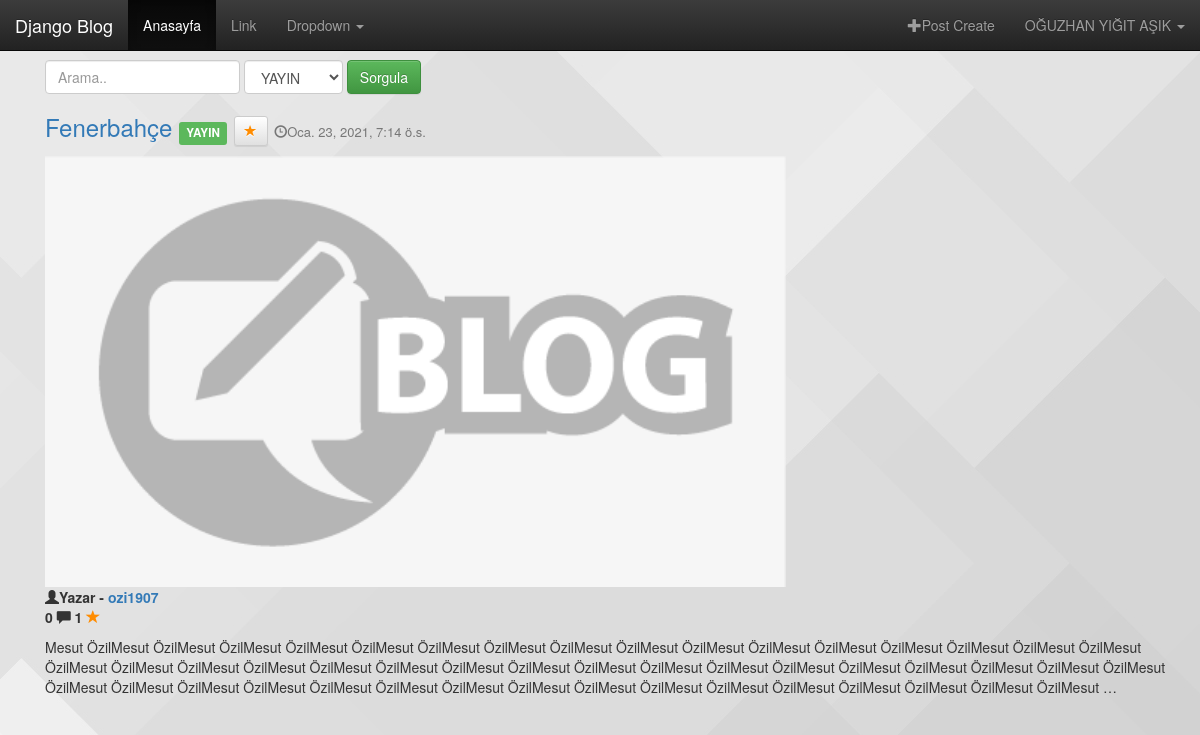
/posts/ (signed in), run on the app's committed database.
### auths/models.py (models this page shows, shortened)
class UserProfile(models.Model):
    SEX = ((None, 'Cinsiyet Seçiniz'), ('diger', 'DİGER'),
           ('erkek', 'ERKEK'), ('kadin', 'KADIN'))
    user = models.OneToOneField(
        User, null=True, blank=False, verbose_name="User", on_delete=models.CASCADE)
    bio = models.TextField(
        max_length=1000, verbose_name="Hakkımda", blank=True, null=True)
    profile_photo = models.ImageField(
        null=True, blank=True, verbose_name="Profil Fotoğrafı")
    born_time = models.DateField(
        null=True, blank=True, verbose_name="Doğum Tarihi")
    sex = models.CharField(choices=SEX, blank=True,
                           null=True, verbose_name="Cinsiyet", max_length=6)
    class Meta():
        verbose_name_plural = "Kullanici Profilleri"
    def getScreenName(self):
        user = self.user
        if user.get_full_name():
            return user.get_full_name()
        return user.username

### blog/models.py (models this page shows, shortened)
class Blog(models.Model):
    YAYIN_TASLAK = ((None, 'Lütfen birini seçiniz..'),
                    ('yayin', 'YAYIN'), ('taslak', 'TASLAK'))
    title = models.CharField(max_length=100, blank=False, null=True,
                             verbose_name='Başlık Giriniz', help_text='Başlık bilgisi burada girilir.')
    icerik = RichTextField(
        max_length=1000, verbose_name='İçerik Giriniz', blank=False, null=True)
    slug = models.SlugField(null=True, unique=True, editable=False)
    image = models.ImageField(default='default/default.png', blank=True, verbose_name='Resim', null=True,
                              help_text='Kapak Fotoğrafı Yükleyiniz', upload_to=upload_to)
    unique_id = models.CharField(max_length=100, editable=True, null=True)
    kategoriler = models.ManyToManyField(
        to=Kategori, related_name='blog', blank=True)
    createdDate = models.DateTimeField(auto_now_add=True, auto_now=False)
    yayin_taslak = models.CharField(
        choices=YAYIN_TASLAK, max_length=6, null=True, blank=False)
    user = models.ForeignKey(User, default=1, null=True,
                             on_delete=models.CASCADE, verbose_name='User', related_name='blog')
    class Meta:
        verbose_name_plural = 'Blog'
        ordering = ['-id']
    def get_absolute_url(self):
        return reverse("post-detail", kwargs={"slug": self.slug})
    def get_image(self):
        if self.image:
            return self.image.url
        else:
            return '/media/default/default.png'
    def get_yayin_taslak_html(self):
        if self.yayin_taslak == 'taslak':
            return safe('<small><span class="label label-{1}">{0}</span></small>'.format(self.get_yayin_taslak_display(), 'danger'))
        else:
            return safe('<small><span class="label label-{1}">{0}</span></small>'.format(self.get_yayin_taslak_display(), 'success'))
    def get_added_favorite_user(self):
        return self.favorite_blog.values_list('user__username', flat=True)
    def get_favorite_count(self):
        favorite_count = self.favorite_blog.count()
        if favorite_count > 0:
            return favorite_count
        return 'Beğeni Yok'
    def get_blog_comment_count(self):
        return len(self.get_blog_new_comments())
    def get_blog_new_comments(self):
        content_type = ContentType.objects.get_for_model(self)
        object_id = self.id
        all_comment = NewComment.objects.filter(
            content_type=content_type, object_id=object_id)
        return all_comment

### blog/views.py (the view, shortened to what this page needs)
# urls.py: path('', post_list, name="post-list"),
@login_required
def post_list(request):
    posts = Blog.objects.all()
    page = request.GET.get('page', 1)
    form = PostSorguForm(data=request.GET or None)
    paginator = Paginator(posts, per_page=3)
    try:
        posts = paginator.page(page)
    except EmptyPage:
        posts = paginator.page(paginator.num_pages)
    except PageNotAnInteger:
        posts = paginator.page(1)
    context = {'posts': posts, 'form': form}
    return render(request, 'blog/post-list.html', context=context)

### blog/forms.py
class PostSorguForm(forms.Form):
    search = forms.CharField(max_length=500, widget= forms.TextInput(attrs={'placeholder':'Arama..','class':'form-control'}),
    required=False)
    taslak_yayin = forms.ChoiceField(widget= forms.Select(attrs={'class':'form-control'}),
                                        choices= (('yayin','YAYIN'),('taslak', 'TASLAK'),('hepsi', 'HEPSI')),
                                        required=False)

### templates/blog/post-list.html (shortened to what this page needs)
{% extends 'base.html' %}
{% load static %}
{% block icerik %}
<div class="row">
    <div class="col-lg-12">
        <div class = "row">
            <div class="col-lg-12">
                <form class="form-inline" action="{% url 'post-list' %}">
                    <div class ="form-group">
                        {% for field in form %}
                            {{ field }}
                        {% endfor %}
                        <input class="btn btn-success" value="Sorgula" type="submit">
                    </div>
                </form>
            </div>
        </div>
        {% for post in posts %}
        <div class="post">
            <h3>
            <a href="{{ post.get_absolute_url }}"> {{ post.title }}  </a>
            {{ post.get_yayin_taslak_html}}
            <a href="{% url 'favorite' post.slug %}" class="favorite-button btn btn-sm btn-default">
            <span class="glyphicon glyphicon-star {% if request.user.username in post.get_added_favorite_user %}active{% endif %}"></span>
            </a>
            <small style="font-size:small"><span class="glyphicon glyphicon-time"></span>{{ post.createdDate }}</small>
            </h3>
            {% if post.get_image %}
            <div>
                <img class="image-responsive" src="{{ post.get_image }}" style="width:65%">
                <br>
            </div>
            <b><span class="glyphicon glyphicon-user"></span>Yazar -
            <a href="{% url 'user-profile' post.user.username %}">{{post.user.username}} </a></b>
            <br/>
            <span class="comment-span">
            <b class="comment-count">{{ post.get_blog_comment_count }} </b><span class="glyphicon glyphicon-comment"></span>
            </span>
            <span class="favorite-span" url="{% url 'post_list_favorite_user' post.slug %}">
            <b class="favorite-count">{{ post.get_favorite_count }} </b><span class="glyphicon glyphicon-star active"></span>
            </span>
            {% endif %}
            <p style="font-size:large;margin-top:1rem" >{{ post.icerik | safe |truncatewords:50}} </p>
        </div>
            {% empty%}
                <p> Bu blog bulunamadı </p>
        {% endfor %}
    </div>
    <div class="row">
        <div class="col-lg-12">
        </div>
    </div>
</div>
{% endblock icerik %}

### templates/base.html (shortened to what this page needs)
{% load static %}
<!DOCTYPE html>
<html lang="en">
<head>
    <link rel="stylesheet" type="text/css" href ="{% static 'bootstrap/css/bootstrap.min.css' %}">
    <link rel="stylesheet" type="text/css" href ="{% static 'bootstrap/css/bootstrap-theme.min.css' %}">
    <link rel="stylesheet" type="text/css" href ="{% static 'base.css' %}">
</head>
<body style="padding:30px">
<nav class="navbar navbar-inverse navbar-fixed-top">
  <div class="container-fluid">
    <div class="navbar-header">
      <a class="navbar-brand" href="#">Django Blog</a>
    </div>
    <div class="collapse navbar-collapse" id="bs-example-navbar-collapse-1">
      <ul class="nav navbar-nav">
        <li class="active"><a href="{% url 'post-list' %}">Anasayfa <span class="sr-only">(current)</span></a></li>
        <li><a href="#">Link</a></li>
        <li class="dropdown">
          <a href="#" class="dropdown-toggle" data-toggle="dropdown" role="button" aria-haspopup="true" aria-expanded="false">Dropdown <span class="caret"></span></a>
        </li>
      </ul>
      <ul class="nav navbar-nav navbar-right">
        <li><a href="{% url 'post-create' %}"><span class="glyphicon glyphicon-plus"></span>Post Create</a></li>
        <li class="dropdown">
          <a href="#" class="dropdown-toggle" data-toggle="dropdown" role="button" aria-haspopup="true" aria-expanded="false">
          {{ request.user.userprofile.getScreenName | upper}}
          <span class="caret"></span></a>
        </li>
      </ul>
    </div>
  </div>
</nav>
<div class="container" style="margin-top:30px">
{%  block icerik %}
{% endblock %}
</div>
</body>
</html>

### static/base.css (style rules this page uses)
body { background: white url("img/background.jpg"); }
.glyphicon-star { color: slategray; }
.glyphicon-star.active { color: darkorange; }

### data on the page
Blog: title "Fenerbahçe", get_yayin_taslak_html "YAYIN", createdDate "Oca. 23, 2021, 7:14 ö.s.", get_image (placeholder picture), user.username "ozi1907", get_blog_comment_count "0", get_favorite_count "1", icerik "Mesut ÖzilMesut ÖzilMesut ÖzilMesut ÖzilMesut ÖzilMesut ÖzilMesut ÖzilMesut ÖzilMesut ÖzilMesut ÖzilMesut ÖzilMesut ÖzilMesut ÖzilMesut ÖzilMesut ÖzilMesut ÖzilMesut ÖzilMesut ÖzilMesut ÖzilMesut ÖzilMesut ÖzilMesut ÖzilMesut ÖzilMesut ÖzilMesut ÖzilMesut ÖzilMesut ÖzilMesut ÖzilMesut ÖzilMesut ÖzilMesut ÖzilMesut ÖzilMesut ÖzilMesut ÖzilMesut ÖzilMesut ÖzilMesut ÖzilMesut ÖzilMesut ÖzilMesut ÖzilMesut ÖzilMesut ÖzilMesut ÖzilMesut ÖzilMesut ÖzilMesut ÖzilMesut ÖzilMesut ÖzilMesut ÖzilMesut …"

### other printed values
{{ request.user.userprofile.getScreenName | upper }} "OĞUZHAN YIĞIT AŞIK"
